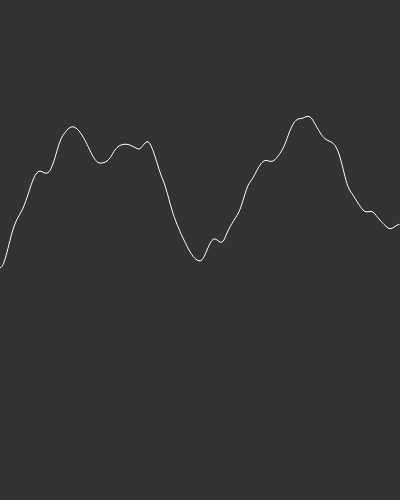
Frame 1 (no input)
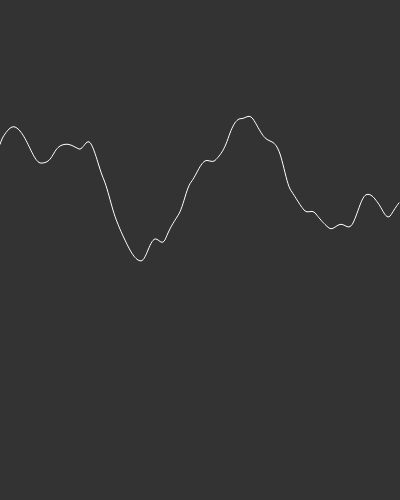
Frame 60 (no input)
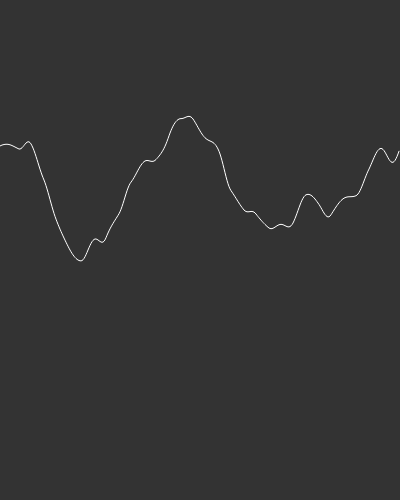
Frame 120 (the mouse pressed at the canvas centre since frame 60)

The p5.js sketch that drew these frames (run headless with seeded random() and noise() and a simulated clock; from frame 60 on, the mouse is pressed at the canvas centre):

// p5.js sketch
// ── sketch.js
// let xoff1 = 0;
// let xoff2 = 10000;

var inc = 0.01;

var start = 0;

function setup() {
  createCanvas(400,500);
  
}

function draw() {
  background(51);  

  stroke(255);
  noFill();
  beginShape();

  var xoff = start;

  //x = random(width);


  for (var  x = 0; x < width; x++ ){
    stroke(255);
    //var y = random(height);
    var y = noise(xoff) * width;
    vertex(x,y);

    xoff += inc;

  }
  
  endShape();

  start += inc;

  //noLoop();
  
  // let x = map(noise(xoff1), 0, 1, 0, 400);
  // let y = map(noise(xoff2), 0, 1, 0, 500);

  // xoff1 += 0.01;
  // xoff2 += 0.01;

  // fill(255);
  // ellipse(x, y, 24, 24);
 
}
